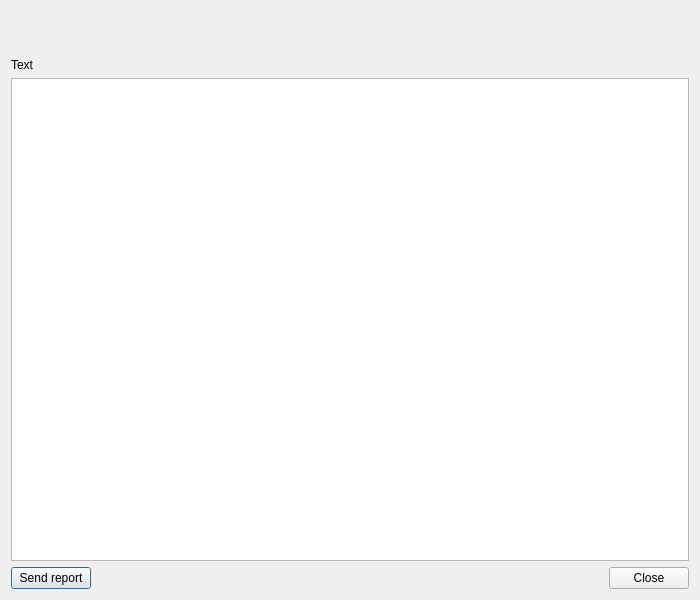
<?xml version="1.0" encoding="UTF-8"?>
<ui version="4.0">
 <class>Dialog</class>
 <widget class="QDialog" name="Dialog">
  <property name="geometry">
   <rect>
    <x>0</x>
    <y>0</y>
    <width>700</width>
    <height>600</height>
   </rect>
  </property>
  <property name="windowTitle">
   <string>GeoCat Bridge Error</string>
  </property>
  <layout class="QVBoxLayout" name="verticalLayout">
   <item>
    <widget class="QToolButton" name="btnGeoCat">
     <property name="sizePolicy">
      <sizepolicy hsizetype="Fixed" vsizetype="Fixed">
       <horstretch>0</horstretch>
       <verstretch>0</verstretch>
      </sizepolicy>
     </property>
     <property name="minimumSize">
      <size>
       <width>111</width>
       <height>26</height>
      </size>
     </property>
     <property name="maximumSize">
      <size>
       <width>111</width>
       <height>26</height>
      </size>
     </property>
     <property name="cursor">
      <cursorShape>PointingHandCursor</cursorShape>
     </property>
     <property name="toolTip">
      <string/>
     </property>
     <property name="styleSheet">
      <string notr="true">QToolButton {
	border: none;
}</string>
     </property>
     <property name="text">
      <string/>
     </property>
     <property name="iconSize">
      <size>
       <width>111</width>
       <height>26</height>
      </size>
     </property>
    </widget>
   </item>
   <item>
    <layout class="QHBoxLayout" name="horizontalLayout_2">
     <property name="topMargin">
      <number>15</number>
     </property>
     <item>
      <widget class="QLabel" name="label">
       <property name="sizePolicy">
        <sizepolicy hsizetype="Preferred" vsizetype="Preferred">
         <horstretch>0</horstretch>
         <verstretch>0</verstretch>
        </sizepolicy>
       </property>
       <property name="text">
        <string>Text</string>
       </property>
       <property name="alignment">
        <set>Qt::AlignBottom|Qt::AlignLeading|Qt::AlignLeft</set>
       </property>
       <property name="wordWrap">
        <bool>true</bool>
       </property>
      </widget>
     </item>
    </layout>
   </item>
   <item>
    <widget class="QTextBrowser" name="txtError">
     <property name="html">
      <string notr="true">&lt;!DOCTYPE HTML PUBLIC &quot;-//W3C//DTD HTML 4.0//EN&quot; &quot;http://www.w3.org/TR/REC-html40/strict.dtd&quot;&gt;
&lt;html&gt;&lt;head&gt;&lt;meta name=&quot;qrichtext&quot; content=&quot;1&quot; /&gt;&lt;style type=&quot;text/css&quot;&gt;
p, li { white-space: pre-wrap; }
&lt;/style&gt;&lt;/head&gt;&lt;body style=&quot; font-family:'MS Shell Dlg 2'; font-size:8pt; font-weight:400; font-style:normal;&quot;&gt;
&lt;p style=&quot;-qt-paragraph-type:empty; margin-top:5px; margin-bottom:5px; margin-left:5px; margin-right:5px; -qt-block-indent:0; text-indent:0px; font-family:'Segoe UI'; font-size:9.75pt;&quot;&gt;&lt;br /&gt;&lt;/p&gt;&lt;/body&gt;&lt;/html&gt;</string>
     </property>
    </widget>
   </item>
   <item>
    <layout class="QHBoxLayout" name="horizontalLayout">
     <item>
      <widget class="QPushButton" name="btnSendReport">
       <property name="text">
        <string>Send report</string>
       </property>
      </widget>
     </item>
     <item>
      <spacer name="horizontalSpacer">
       <property name="orientation">
        <enum>Qt::Horizontal</enum>
       </property>
       <property name="sizeHint" stdset="0">
        <size>
         <width>40</width>
         <height>20</height>
        </size>
       </property>
      </spacer>
     </item>
     <item>
      <widget class="QPushButton" name="btnClose">
       <property name="text">
        <string>Close</string>
       </property>
      </widget>
     </item>
    </layout>
   </item>
  </layout>
 </widget>
 <resources/>
 <connections/>
</ui>
